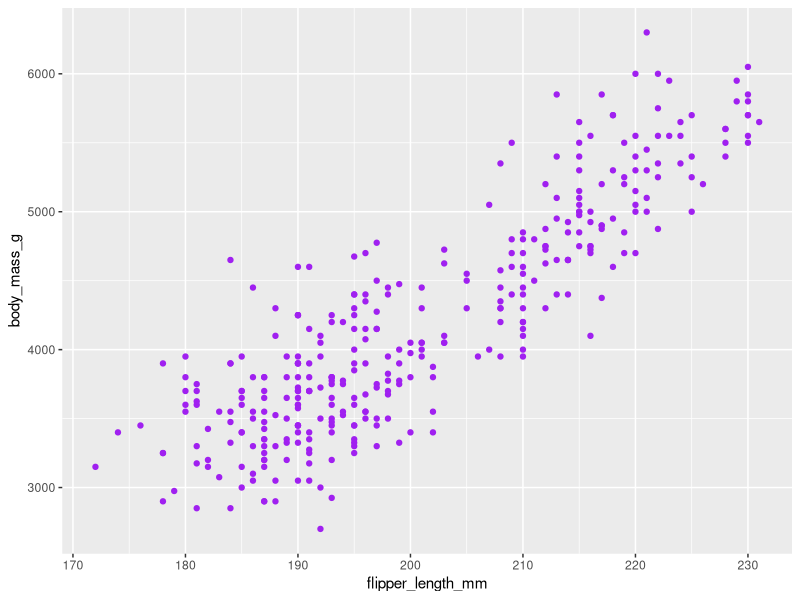
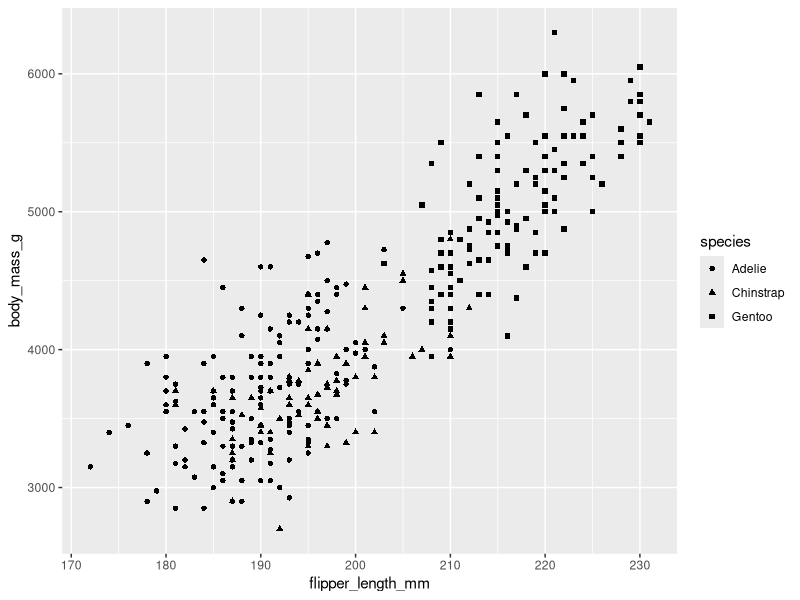
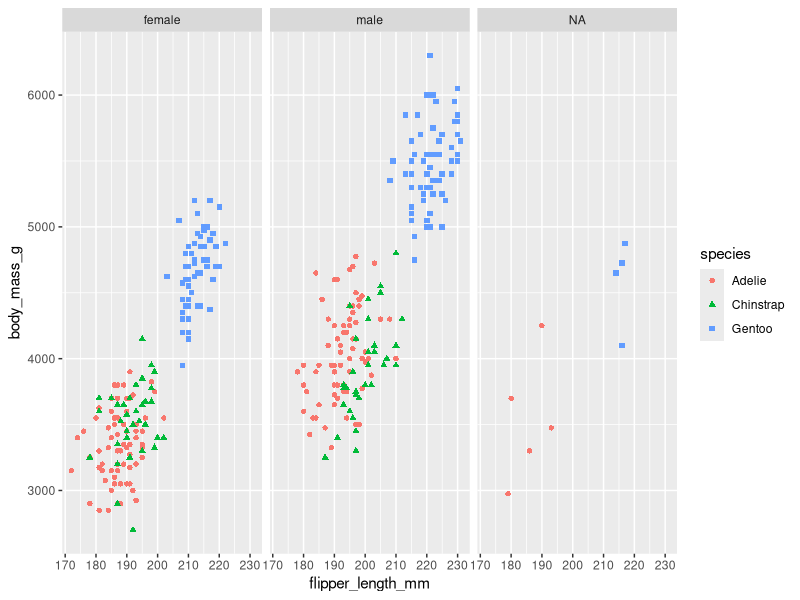
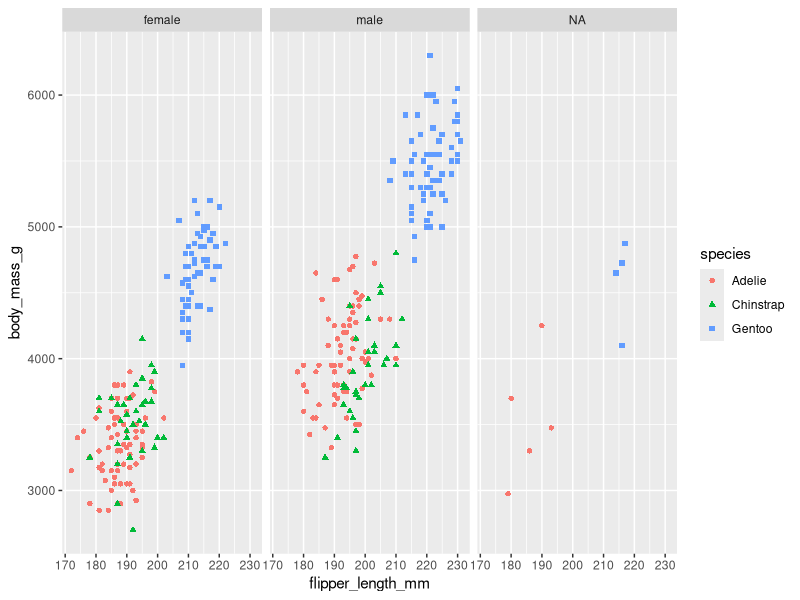

Reproduce these figures in R, in order.
## ---- chunk 1
library(tidyverse)
library(palmerpenguins)
data("penguins")
## ---- chunk 2
print(head(penguins))
## ---- chunk 3

ggplot(data=penguins,aes(x=flipper_length_mm,y=body_mass_g))+
  geom_point(color="purple")
## ---- chunk 4
ggplot(data=penguins,aes(x=flipper_length_mm,y=body_mass_g))+
  geom_point(aes(shape=species))
## ---- chunk 5
ggplot(data=penguins,aes(x=flipper_length_mm,y=body_mass_g))+
  geom_point(aes(color=species,
                 shape=species)) +
  facet_wrap(~sex)
## ---- chunk 6
penguins %>%
  drop_na(sex) %>%
  ggplot(data=penguins,mapping=aes(x=flipper_length_mm,y=body_mass_g))+
  geom_point(mapping=aes(color=species,
                 shape=species)) +
  facet_wrap(~sex)
